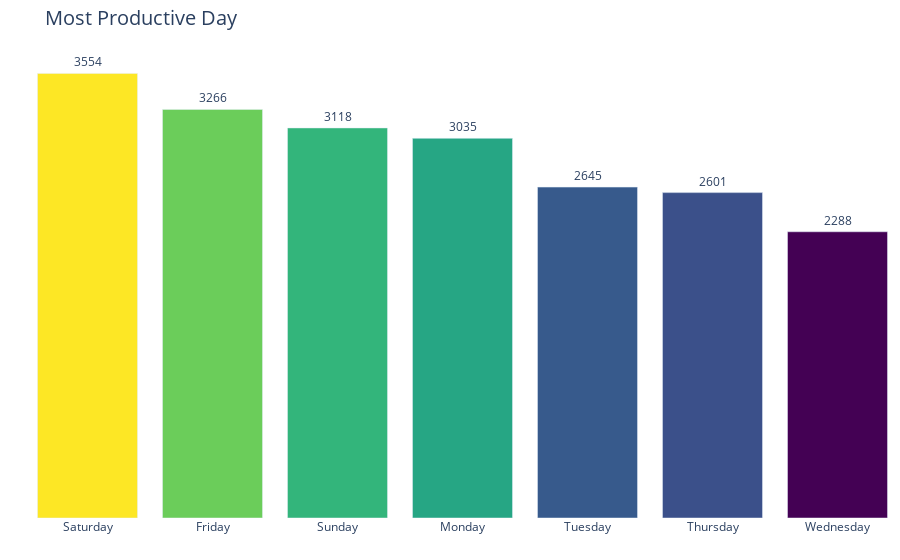

Notebook code for this chart:
### Code cell
fig = px.bar(mpd, title='Most Productive Day',
             color=mpd, color_continuous_scale='viridis')

# Update the plot layout and appearance
fig.update_layout(margin=dict(t=50, b=0, l=0, r=0), titlefont=dict(size=20),
                  xaxis_tickangle=0, plot_bgcolor='white', coloraxis_showscale=False)
fig.update_yaxes(showticklabels=False, title=' ')
fig.update_xaxes(title=' ')
fig.update_traces(texttemplate='%{y}', textposition='outside',
                  hovertemplate='<b>%{x}</b><br>No. of Transactions: %{y}')

### Figure 1 — Plotly figure (JSON) as saved in the notebook; plotly's stock layout.template omitted (floating-point values rounded to 4 significant figures)
{"data": [{"alignmentgroup": "True", "hovertemplate": "<b>%{x}</b><br>No. of Transactions: %{y}", "legendgroup": "", "marker": {"color": [3554, 3266, 3118, 3035, 2645, 2601, 2288], "coloraxis": "coloraxis", "pattern": {"shape": ""}}, "name": "", "offsetgroup": "", "orientation": "v", "showlegend": false, "textposition": "outside", "texttemplate": "%{y}", "type": "bar", "x": ["Saturday", "Friday", "Sunday", "Monday", "Tuesday", "Thursday", "Wednesday"], "xaxis": "x", "y": [3554, 3266, 3118, 3035, 2645, 2601, 2288], "yaxis": "y"}], "layout": {"barmode": "relative", "coloraxis": {"colorbar": {"title": {"text": "color"}}, "colorscale": [[0, "#440154"], [0.1111, "#482878"], [0.2222, "#3e4989"], [0.3333, "#31688e"], [0.4444, "#26828e"], [0.5556, "#1f9e89"], [0.6667, "#35b779"], [0.7778, "#6ece58"], [0.8889, "#b5de2b"], [1, "#fde725"]], "showscale": false}, "legend": {"tracegroupgap": 0}, "margin": {"b": 0, "l": 0, "r": 0, "t": 50}, "plot_bgcolor": "white", "title": {"font": {"size": 20}, "text": "Most Productive Day"}, "xaxis": {"anchor": "y", "domain": [0, 1], "tickangle": 0, "title": {"text": " "}}, "yaxis": {"anchor": "x", "domain": [0, 1], "showticklabels": false, "title": {"text": " "}}}}
